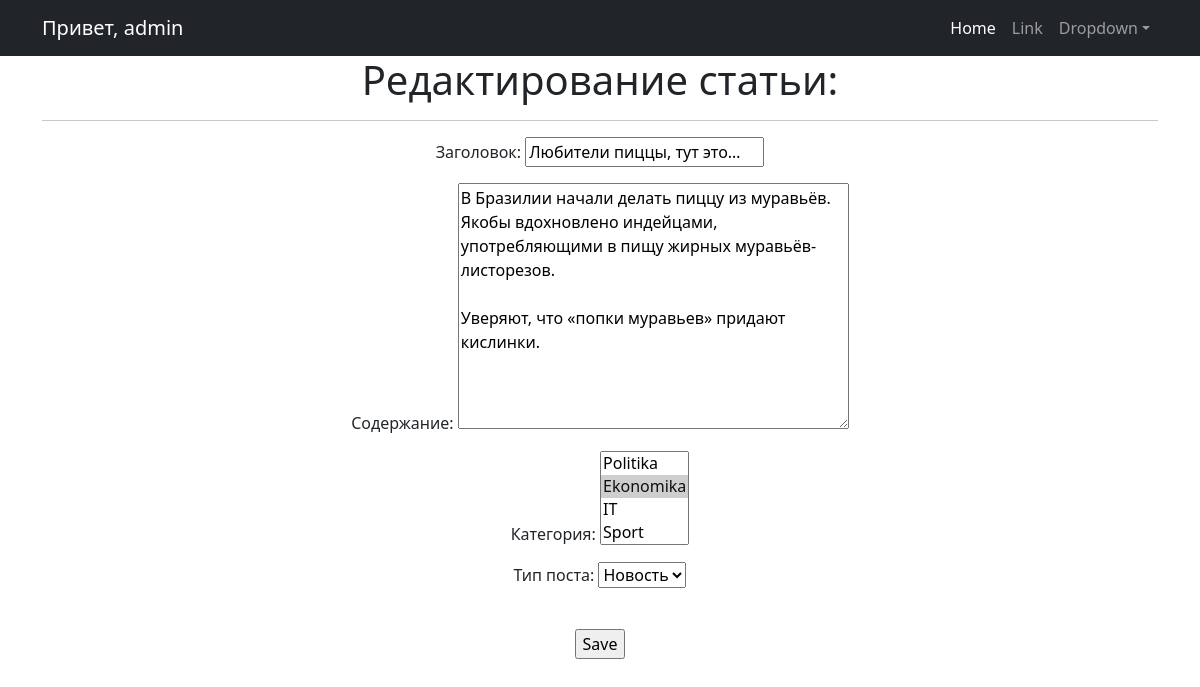
Screenshot of /news/articles/55/edit/ (signed in) with the database file from the repository.
### news/models.py (models this page shows, shortened)
class Post(models.Model):
    post_author = models.ForeignKey(Author, on_delete=models.CASCADE, verbose_name='Автор')
    post_type = models.CharField(max_length=1, choices=POST_TYPE_CHOICES, verbose_name='Тип поста')
    created_at = models.DateTimeField(auto_now_add=True, verbose_name="Дата создания")
    categories = models.ManyToManyField(Category, through='PostCategory', verbose_name="Категория")
    title = models.CharField(max_length=256, verbose_name="Заголовок")
    content = models.TextField(blank=True, verbose_name="Содержание")
    post_rating = models.IntegerField(default=0)

### news/views.py (the view, shortened to what this page needs)
# urls.py: path('articles/<int:pk>/edit/', ArticleUpdateView.as_view(), name='articles_edit'),
class ArticleUpdateView(LoginRequiredMixin, PermissionRequiredMixin, UpdateView):
    permission_required = ('news.change_post_a',)
    model = Post
    fields = ['title', 'content', 'categories', 'post_type']
    template_name = 'articles_create.html'
    extra_context = {'page_title': 'Редактирование статьи:'}

### news/models.py (called while the page is built)
    def __str__(self):
        return self.category_name

### template/articles_create.html (shortened to what this page needs)
{% extends 'flatpages/default.html' %}
{% load censor_filter %}
{% block content %}
<h1>{{ page_title }}</h1>
<hr>
<form action="" method="post">
    {{ form.as_p }}
    <input type="submit" value="Save" style="margin-top:25px"/>
</form>
{% endblock content %}

### template/flatpages/default.html (shortened to what this page needs)
<!DOCTYPE html>
<html lang="en">
    <head>
        {% load static %}
        <link href="{% static 'css/styles.css' %}" rel="stylesheet" />
    </head>
    <body>
        <nav class="navbar navbar-expand-lg navbar-dark bg-dark">
            <div class="container">
                <a class="navbar-brand" href="#">Привет, {{ user.username }}</a>
                <div class="collapse navbar-collapse" id="navbarSupportedContent">
                    <ul class="navbar-nav ms-auto mb-2 mb-lg-0">
                        <li class="nav-item"><a class="nav-link active" aria-current="page" href="#">Home</a></li>
                        <li class="nav-item"><a class="nav-link" href="#">Link</a></li>
                        <li class="nav-item dropdown">
                            <a class="nav-link dropdown-toggle" id="navbarDropdown" href="#" role="button" data-bs-toggle="dropdown" aria-expanded="false">Dropdown</a>
                        </li>
                    </ul>
                </div>
            </div>
        </nav>
        <div class="container">
            <div class="row">
                <div class="col-lg-12 text-center">
           {% block content %}{% endblock content %}
                </div>
            </div>
        </div>
    </body>
</html>

### rows the page displays
Post: title "Любители пиццы, тут это…", content "В Бразилии начали делать пиццу из муравьёв. Якобы вдохновлено индейцами, употребляющими в пищу жирных муравьёв-листорезов. Уверяют, что «попки муравьев» придают кислинки.", post_type "Новость"

### other values shown
{{ user.username }} "admin"
{{ page_title }} "Редактирование статьи:"
